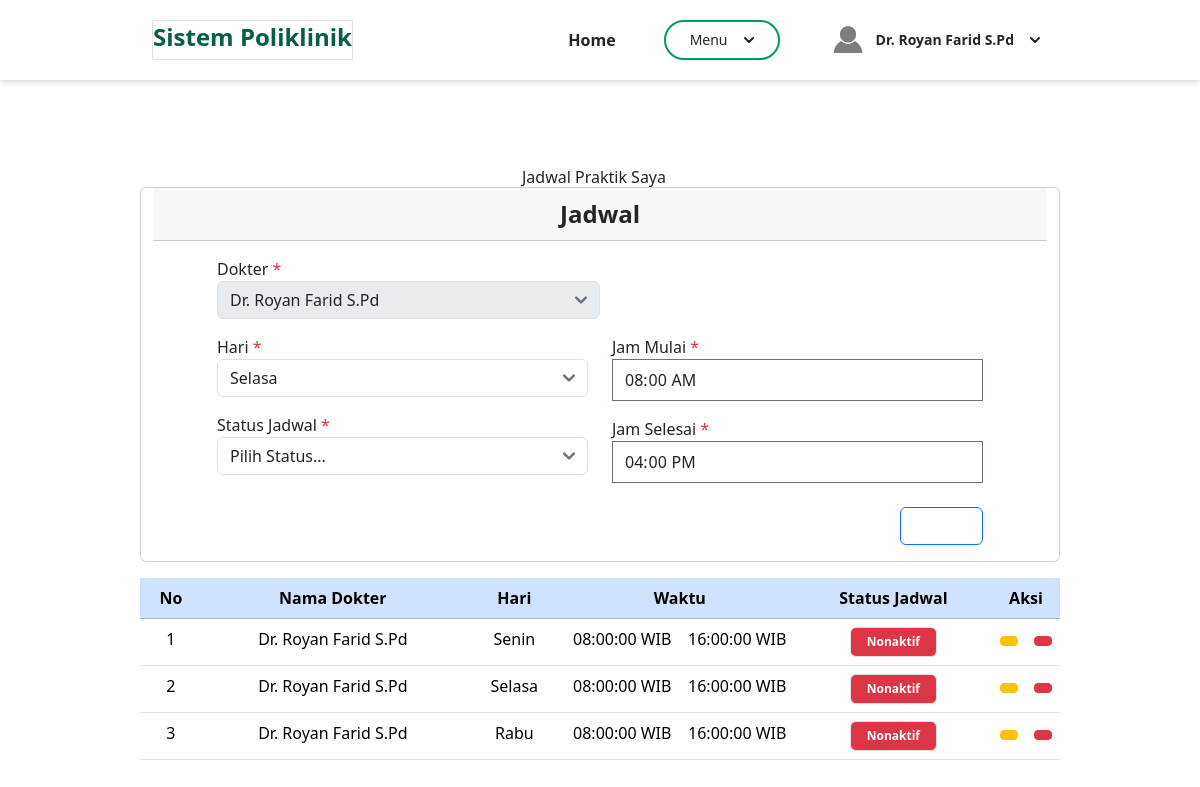
Screenshot of /admin/berandaDokter.php?page=aturJadwalDokter&id=2 (signed in) with the database file from the repository.
### tables this page shows
CREATE TABLE `jadwal_periksa` (
  `id` int(11) NOT NULL,
  `id_dokter` int(11) NOT NULL,
  `hari` enum('Senin','Selasa','Rabu','Kamis','Jum''at') NOT NULL,
  `jam_mulai` time NOT NULL,
  `jam_selesai` time NOT NULL,
  `status_jadwal` varchar(10) NOT NULL
);

CREATE TABLE `dokter` (
  `id` int(11) NOT NULL,
  `nama` varchar(100) NOT NULL,
  `alamat` varchar(255) NOT NULL,
  `no_hp` varchar(20) NOT NULL,
  `id_poli` int(11) NOT NULL,
  `nip` varchar(50) NOT NULL,
  `password` varchar(255) NOT NULL
);

### admin/aturJadwalDokter.php (the view, shortened to what this page needs)
<main id="aturJadwalDokter-page">
    <div class="container" style="margin-top: 5.5rem;">
        <div class="row justify-content-center">
            <h2 class="ps-0 text-center">Jadwal Praktik Saya</h2>
            <div class="card">
                <div class="card-header text-center fw-bold" style="font-size: 1.5rem;">Jadwal</div>
                <div class="card-body ms-lg-5 me-lg-5 justify-content-center">
                    <form action="" method="POST" onsubmit="return(validate());">
                        <?php
                        $hari = '';
                        $jam_mulai = '';
                        $jam_selesai = '';
                        if (isset($_GET['id'])) {
                            $get = mysqli_query($mysqli, "SELECT * FROM jadwal_periksa
                                    WHERE id='" . $_GET['id'] . "'");
                            while ($row = mysqli_fetch_array($get)) {
                                $hari = $row['hari'];
                                $jam_mulai = $row['jam_mulai'];
                                $jam_selesai = $row['jam_selesai'];
                            }
                        ?>
                        <?php
                        }
                        ?>
                        <div class="dropdown mb-3 w-50">
                            <label for="id_dokter">Dokter <span class="text-danger">*</span></label>
                            <select disabled class="form-select" name="id_dokter" aria-label="id_dokter">
                                <?php
                                    $id_dokter = $_SESSION['id'];
                                    $result = mysqli_query($mysqli, "SELECT * FROM dokter WHERE id");
                                    while($data = mysqli_fetch_assoc($result)) {
                                        $selected = ($data['id'] == $id_dokter) ? 'selected' : '';
                                        echo "<option $selected value='" . $data['id'] . "'>" . $data['nama'] . "</option>";
                                    }
                                ?>
                            </select>
                        </div>
                        <div class="row">
                            <div class="col-lg-6">
                                <div class="dropdown mb-3">
                                    <label for="hari">Hari <span class="text-danger">*</span></label>
                                    <select class="form-select" name="hari" aria-label="hari">
                                        <?php
                                            $days = ['Senin', 'Selasa', 'Rabu', 'Kamis', 'Jumat', 'Sabtu'];
                                            foreach ($days as $day) {
                                                $selected = ($day == $hari) ? 'selected' : '';
                                                echo "<option value='$day' $selected>$day</option>";
                                            }
                                        ?>
                                    </select>
                                </div>
                                <div class="dropdown mb-3">
                                    <label for="status_jadwal">Status Jadwal <span class="text-danger">*</span></label>
                                    <select class="form-select" name="status_jadwal" aria-label="status_jadwal">
                                        <option value="" selected>Pilih Status...</option>
                                    </select>
                                </div>
                            </div>
                            <div class="col-lg-6">
                                <div class="mb-3">
                                    <label for="jam_mulai">Jam Mulai <span class="text-danger">*</span></label>
                                    <input type="time" name="jam_mulai" class="form-control" required value="<?php echo $jam_mulai ?>">
                                </div>
                                <div class="mb-3">
                                    <label for="jam_selesai">Jam Selesai <span class="text-danger">*</span></label>
                                    <input type="time" name="jam_selesai" class="form-control" required value="<?php echo $jam_selesai ?>">
                                </div>
                            </div>
                        </div>
                        <div class="d-flex justify-content-end mt-2">
                            <button type="submit" name="simpanData" class="btn btn-primary">Simpan</button>
                        </div>
                    </form>
                </div>
            </div>
            <div class="table-responsive mt-3 px-0">
                <table class="table text-center">
                    <thead class="table-primary">
                        <tr>
                            <th valign="middle">No</th>
                            <th valign="middle">Nama Dokter</th>
                            <th valign="middle">Hari</th>
                            <th valign="middle" style="width: 25%;" colspan="2">Waktu</th>
                            <th valign="middle">Status Jadwal</th>
                            <th valign="middle" style="width: 0.5%;" colspan="2">Aksi</th>
                        </tr>
                    </thead>
                    <tbody>
                        <?php
                            $id_dokter = $_SESSION['id'];
                            $result = mysqli_query($mysqli, "SELECT dokter.nama, jadwal_periksa.id, jadwal_periksa.hari, jadwal_periksa.jam_mulai, jadwal_periksa.jam_selesai, jadwal_periksa.status_jadwal
                            FROM dokter
                            JOIN jadwal_periksa ON dokter.id = jadwal_periksa.id_dokter
                            WHERE dokter.id = $id_dokter");
                            $no = 1;
                            while ($data = mysqli_fetch_array($result)) :
                            ?>
                                <tr>
                                    <td><?php echo $no++ ?></td>
                                    <td><?php echo $data['nama'] ?></td>
                                    <td><?php echo $data['hari'] ?></td>
                                    <td><?php echo $data['jam_mulai'] ?> WIB</td>
                                    <td><?php echo $data['jam_selesai'] ?> WIB</td>
                                    <td>
                                        <?php
                                            echo ($data['status_jadwal'] == 0)
                                            ? '<span class="bg-success badge text-white border rounded px-4 py-2 mb-0">Aktif</span>'
                                            : '<span class="bg-danger badge text-white border rounded px-3 py-2 mb-0">Nonaktif</span>';
                                        ?>
                                    </td>
                                    <td>
                                        <a class="btn btn-sm btn-warning text-white btn-edit" href="berandaDokter.php?page=aturJadwalDokter&id=<?php echo $data['id'] ?>">
                                        </a>
                                    </td>
                                    <td>
                                        <a href="berandaDokter.php?page=aturJadwalDokter&id=<?php echo $data['id'] ?>&aksi=hapus" class="btn btn-sm btn-danger text-white">
                                        </a>
                                    </td>
                                </tr>
                        <?php endwhile; ?>
                    </tbody>
                </table>
            </div>
        </div>
    </div>
</main>

### rows the page displays
jadwal_periksa: jam_mulai "08:00:00", jam_selesai "16:00:00", id_dokter.nama "Dr. Royan Farid S.Pd", hari "Selasa", status_jadwal "Nonaktif"
jadwal_periksa: id_dokter.nama "Dr. Royan Farid S.Pd", hari "Senin", jam_mulai "08:00:00", jam_selesai "16:00:00", status_jadwal "Nonaktif"
jadwal_periksa: id_dokter.nama "Dr. Royan Farid S.Pd", hari "Rabu", jam_mulai "08:00:00", jam_selesai "16:00:00", status_jadwal "Nonaktif"

### other values shown
$_SESSION['nama'] "Dr. Royan Farid S.Pd"
form field id_dokter "Dr. Royan Farid S.Pd"
form field hari "Selasa"
